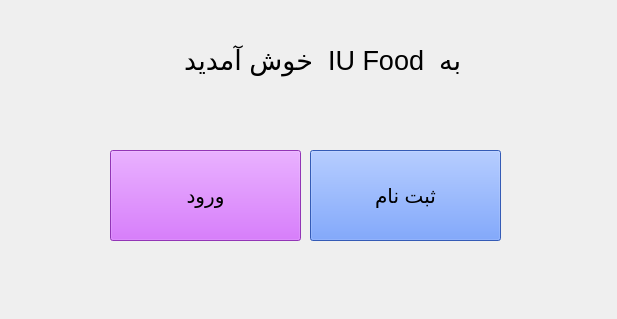
<?xml version="1.0" encoding="UTF-8"?>
<ui version="4.0">
 <class>MainWindow</class>
 <widget class="QMainWindow" name="MainWindow">
  <property name="geometry">
   <rect>
    <x>0</x>
    <y>0</y>
    <width>617</width>
    <height>319</height>
   </rect>
  </property>
  <property name="windowTitle">
   <string>MainWindow</string>
  </property>
  <widget class="QWidget" name="centralwidget">
   <widget class="QLabel" name="label">
    <property name="geometry">
     <rect>
      <x>120</x>
      <y>10</y>
      <width>341</width>
      <height>101</height>
     </rect>
    </property>
    <property name="font">
     <font>
      <pointsize>20</pointsize>
     </font>
    </property>
    <property name="text">
     <string>به  IU Food  خوش آمدید</string>
    </property>
   </widget>
   <widget class="QPushButton" name="pushButton_2">
    <property name="geometry">
     <rect>
      <x>310</x>
      <y>150</y>
      <width>191</width>
      <height>91</height>
     </rect>
    </property>
    <property name="font">
     <font>
      <pointsize>15</pointsize>
     </font>
    </property>
    <property name="styleSheet">
     <string notr="true">background-color: rgb(73, 128, 255);
color: rgb(0, 0, 0);</string>
    </property>
    <property name="text">
     <string>ثبت نام</string>
    </property>
   </widget>
   <widget class="QPushButton" name="pushButton">
    <property name="geometry">
     <rect>
      <x>110</x>
      <y>150</y>
      <width>191</width>
      <height>91</height>
     </rect>
    </property>
    <property name="font">
     <font>
      <pointsize>15</pointsize>
     </font>
    </property>
    <property name="styleSheet">
     <string notr="true">color: rgb(0, 0, 0);
background-color: rgb(204, 74, 255);</string>
    </property>
    <property name="text">
     <string>ورود</string>
    </property>
   </widget>
  </widget>
 </widget>
 <resources/>
 <connections/>
</ui>
